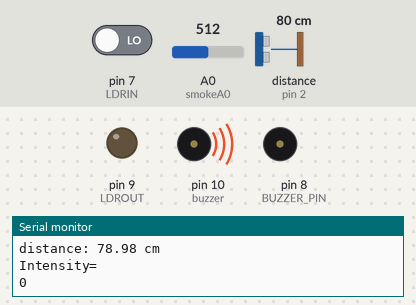
A sketch run on a simulated Arduino Uno, built with avr-gcc and run on an emulated ATmega328P. Shown: output pins drawn as LEDs (lit = HIGH), buzzer (waves = sounding, pin HIGH), the last lines printed to the serial monitor. Wiring (inferred from the names in the program): ultrasonic range finder: trigger pin 3; echo pin 2. The test bench sets the inputs (shaded band); at power-on: distance to the obstacle (sensor on pin 2) 80 cm, pin 7 (LDRIN) LOW, A0 (smokeA0) = 512. The echo pulse lasts 58.3 µs per cm; pins used as bus, display or sensor lines are not drawn.

Above: at 1.01 s.
1.3 s: distance to the obstacle (sensor on pin 2) set to 23 cm
4.3 s: distance to the obstacle (sensor on pin 2) set to 19 cm
At 4.66 s:
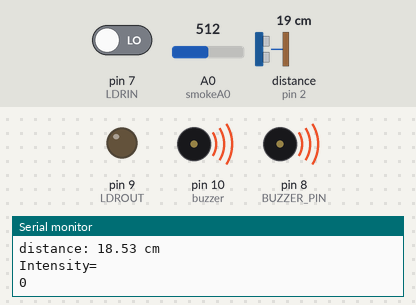
7.3 s: pin 7 (LDRIN) driven HIGH
At 7.68 s:
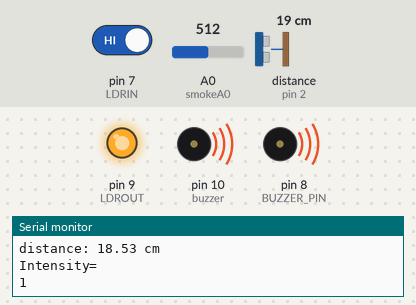
10.3 s: distance to the obstacle (sensor on pin 2) set to 35 cm
At 10.41 s:
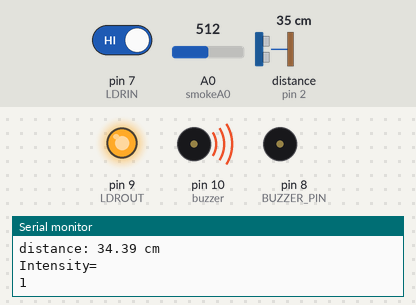
13.3 s: A0 (smokeA0) set to 409
16.3 s: A0 (smokeA0) set to 383
At 16.3 s:
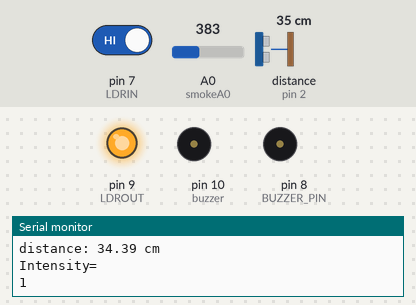
Timing chart, 0 to 18.8 s (numbered marks = the images above; inputs shaded):
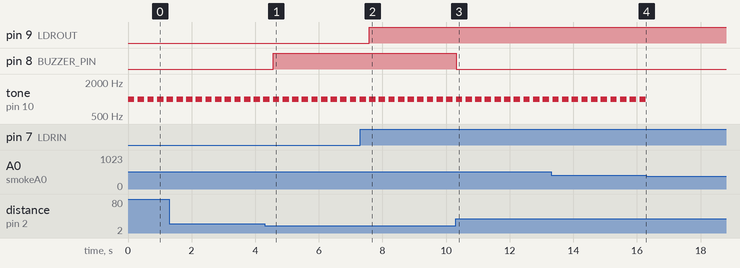

Measured:
- the behaviour switches between 21 and 20 cm on distance to the obstacle (sensor on pin 2) (found by bisection; images 0 and 1)
- the behaviour switches between 401 and 400 on A0 (smokeA0) (found by bisection; images 3 and 4)
- after the input at 4.3 s, pin 8 (BUZZER_PIN): LOW → HIGH after 0.26 s
- after the input at 7.3 s, pin 9 (LDROUT): LOW → HIGH after 0.29 s
- after the input at 10.3 s, pin 8 (BUZZER_PIN): HIGH → LOW at once
- after the input at 16.3 s, tone on pin 10 (buzzer): stops changing and stays silent
- by itself, tone on pin 10 (buzzer): alternates 1000 Hz for 0.20 s and silent for 0.10 s

The sketch:

Obstacle_Avoiding_Robot.ino
```cpp
int buzzer = 10;
int smokeA0 = A0;
// Your threshold value
int sensorThres = 400;

// Ultra sonic
// constants won't change
const int TRIG_PIN   = 3; // Arduino pin connected to Ultrasonic Sensor's TRIG pin
const int ECHO_PIN   = 2; // Arduino pin connected to Ultrasonic Sensor's ECHO pin
const int BUZZER_PIN = 8; // Arduino pin connected to Piezo Buzzer's pin
const int DISTANCE_THRESHOLD = 20; // centimeters
// variables will change:
float duration_us, distance_cm;

//LDR
int LDRIN = 7;
int LDROUT = 9;

void setup() {
  //Smoke sensor Pin Config
  pinMode(buzzer, OUTPUT);
  pinMode(smokeA0, INPUT);

  //Ultra sonic sensor pin config
  pinMode(TRIG_PIN, OUTPUT);   // set arduino pin to output mode
  pinMode(ECHO_PIN, INPUT);    // set arduino pin to input mode
  pinMode(BUZZER_PIN, OUTPUT); // set arduino pin to output mode

  //LDR Pin Config
  pinMode(LDRIN,INPUT);
  pinMode(LDROUT,OUTPUT);

  Serial.begin (9600);         // initialize serial port
}

void loop() {
  int analogSensor = analogRead(smokeA0);
  Serial.print("Pin A0: ");
  Serial.println(analogSensor);

  // Checks if it has reached the threshold value
  if (analogSensor > sensorThres)
  {
    tone(buzzer, 1000, 200);
  }
  else
  {
    noTone(buzzer);
  }//Smoke sensor end

  // generate 10-microsecond pulse to TRIG pin
  digitalWrite(TRIG_PIN, HIGH);
  delayMicroseconds(10);
  digitalWrite(TRIG_PIN, LOW);

  // measure duration of pulse from ECHO pin
  duration_us = pulseIn(ECHO_PIN, HIGH);
  // calculate the distance
  distance_cm = 0.017 * duration_us;

//Ultrasonic Sensor sense the Distance
    if(distance_cm < DISTANCE_THRESHOLD)
    digitalWrite(BUZZER_PIN, HIGH); // turn on Piezo Buzzer
  else
    digitalWrite(BUZZER_PIN, LOW);  // turn off Piezo Buzzer

  // print the value to Serial Monitor
  Serial.print("distance: ");
  Serial.print(distance_cm);
  Serial.println(" cm");

  int temp=digitalRead(LDRIN );      //assign value of LDR sensor to a temporary variable
  Serial.println("Intensity="); //print on serial monitor using ""
  Serial.println(temp);         //display output on serial monitor
  if(temp==HIGH)
  {              //HIGH means,light got blocked
  digitalWrite(9,HIGH); //if light is not present,LED on
  }
  else
  {
  digitalWrite(9,LOW);         //if light is present,LED off
  }

  delay(300);
}
```
